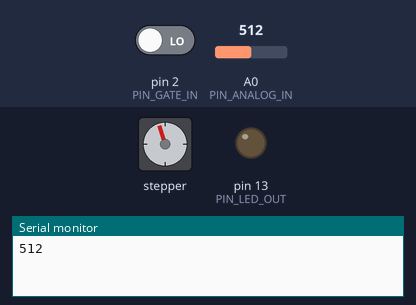
Simulated run of this sketch. Board: Arduino Uno, built with avr-gcc and run on an emulated ATmega328P. Parts: stepper motor, output pins drawn as LEDs (lit = HIGH), the last lines printed to the serial monitor. The inputs (shaded band) are chosen by the test bench; at power-on: A0 (PIN_ANALOG_IN) = 512, pin 2 (PIN_GATE_IN) LOW. Stepper angles assume 512 steps per turn.

Above: at 18.0 s.
18.1 s: A0 (PIN_ANALOG_IN) set to 22
34.3 s: A0 (PIN_ANALOG_IN) set to 17
At 34.84 s:
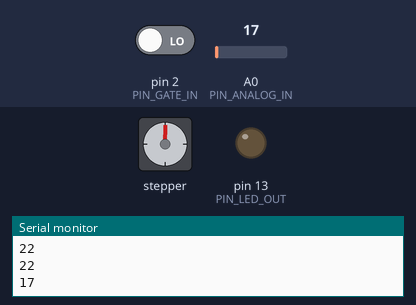
50.5 s: pin 2 (PIN_GATE_IN) driven HIGH
At 56.0 s:
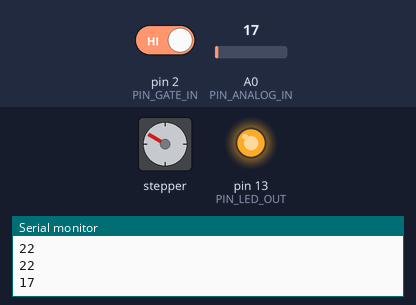
66.7 s: A0 (PIN_ANALOG_IN) set to 122
At 67.53 s:
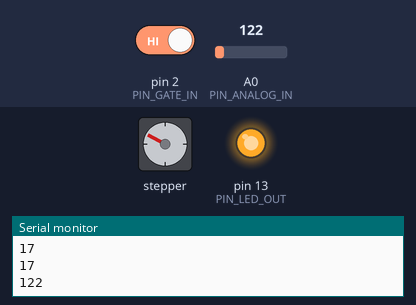
Timing chart, 0 to 83.9 s (numbered marks = the images above; inputs shaded):
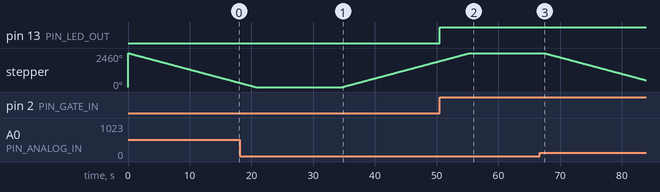

The sketch:

sketch_mar05a.ino
```cpp
#include <Stepper.h>

#define PIN_GATE_IN 2
#define IRQ_GATE_IN  0
#define PIN_LED_OUT 13
#define PIN_ANALOG_IN A0
#define in1Pin 12
#define in2Pin 11
#define in3Pin 10
#define in4Pin 9

const int stepVal = 3500;
bool hasSpun = false;

Stepper motor(512, in1Pin, in2Pin, in3Pin, in4Pin);

// soundISR()
// This function is installed as an interrupt service routine for the pin
// change interrupt.  When digital input 2 changes state, this routine
// is called.
// It queries the state of that pin, and sets the onboard LED to reflect that
// pin's state.
void soundISR()
{
  int pin_val;

  pin_val = digitalRead(PIN_GATE_IN);
  digitalWrite(PIN_LED_OUT, pin_val);
}

void setup()
{
  pinMode(in1Pin, OUTPUT);
  pinMode(in2Pin, OUTPUT);
  pinMode(in3Pin, OUTPUT);
  pinMode(in4Pin, OUTPUT);
  pinMode(PIN_LED_OUT, OUTPUT);
  pinMode(PIN_GATE_IN, INPUT);
  attachInterrupt(IRQ_GATE_IN, soundISR, CHANGE);

  while (!Serial);

  Serial.begin(9600);
  motor.step(stepVal);
  motor.setSpeed(20);
}

void loop()
{
  int value;

  // Check the envelope input
  value = analogRead(PIN_ANALOG_IN);

  Serial.println(value);

  if ((value > 20) && (hasSpun == false))
  {
    motor.step(-stepVal);
    hasSpun = true;
  }

  if ((value < 20) && (hasSpun == true))
  {
    motor.step(stepVal);
    hasSpun = false;
  }

  delay(1000);
}
```

Measured:
- the behaviour switches between 20 and 19 on A0 (PIN_ANALOG_IN) (found by bisection; images 0 and 1)
- after the input at 34.3 s, stepper: keeps turning clockwise at about 119°/s, starting after 0.39 s
- after the input at 50.5 s, pin 13 (PIN_LED_OUT): LOW → HIGH at once
- after the input at 66.7 s, stepper: keeps turning counter-clockwise at about 119°/s, starting after 0.69 s
- by itself, stepper: turns 2460° clockwise in 0.00 s, then 2153° counter-clockwise in 18.1 s
